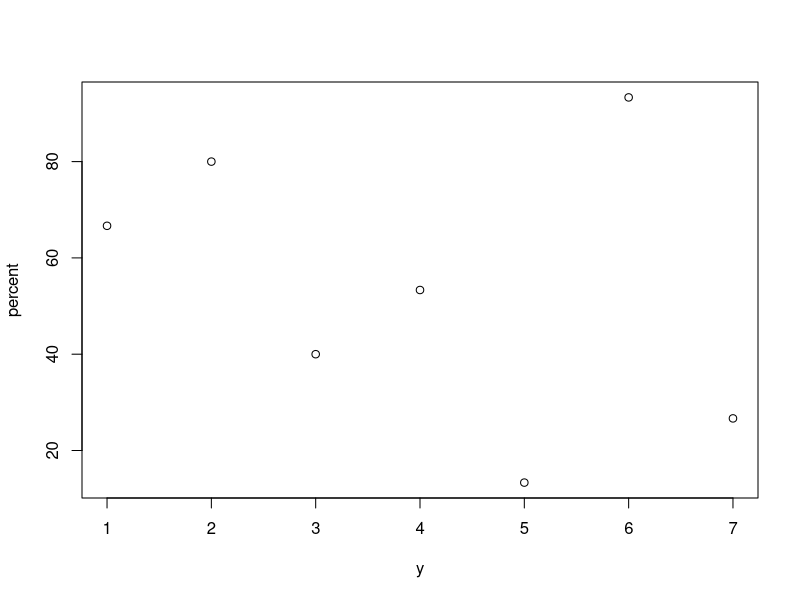

The R script that drew this image:
## ---- chunk 1
knitr::opts_chunk$set(echo = FALSE)
## ---- chunk 2
## X is score of students in an exam out of 15 and y is the student serial number.

x<-c(2,4,6,8,10,12,14)
y<-c(5,7,3,4,1,2,6)

## Below the scores have been divided by 15 and changed to fraction and then into percentage

fraction <- x/15
percent <- fraction*100

## The following shows the performance of each student 

plot(y,percent)

